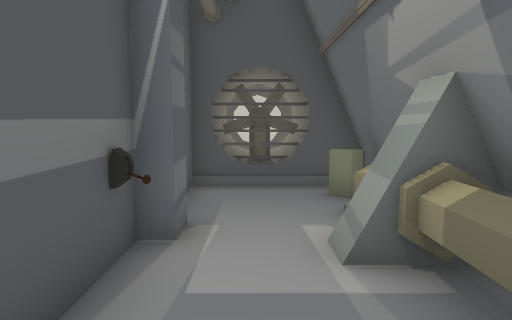
view 1 (above)

12 first-person views from a walk through a scene from a Unity 3-D project. The camera is 1.5 m above the floor, tilts 6° down and sees 70° across. The floor is counted in squares, 1 m on a side. Each view is taken from the middle of a square. On the plan, view 1 faces up. The plan holds only what a view shows up to about 16 squares ahead; the rest is blank. The place goes on beyond the plan. The player is left out.

view 2
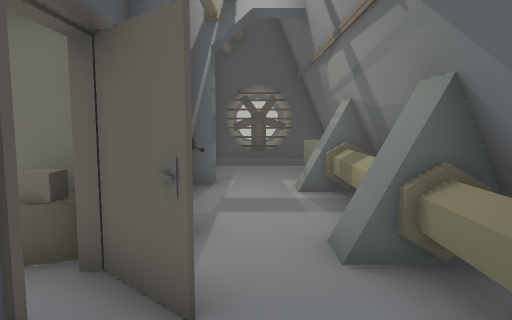

view 3
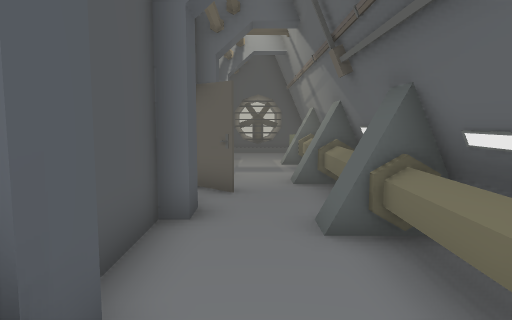

view 4
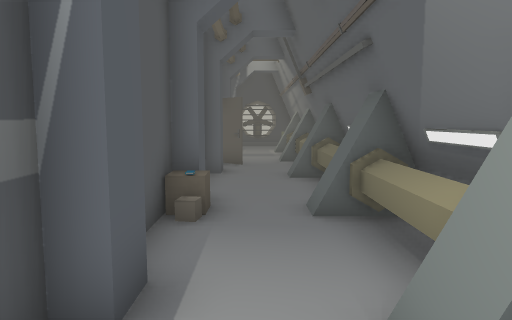

view 5
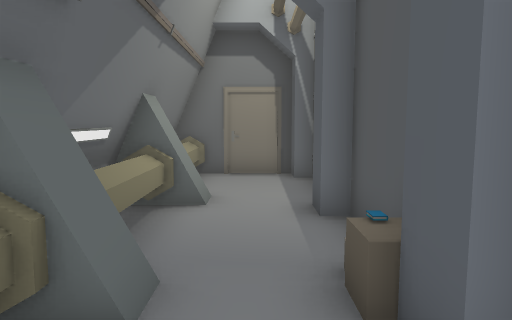

view 6
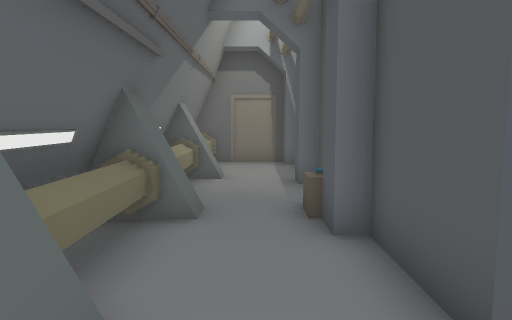

view 7
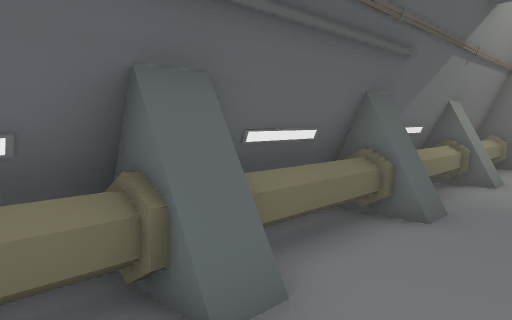

view 8
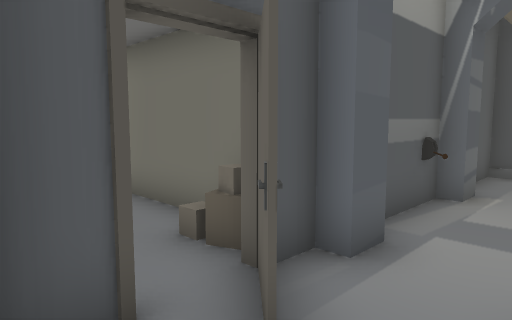

view 9
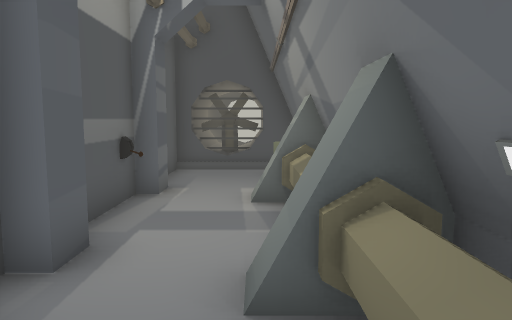

view 10
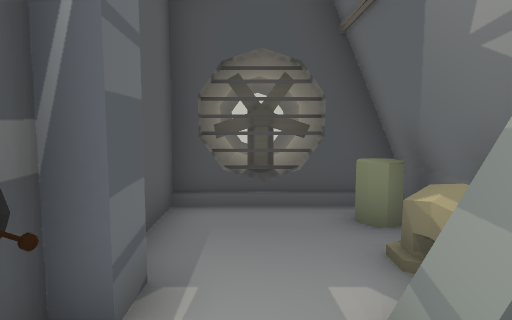

view 11
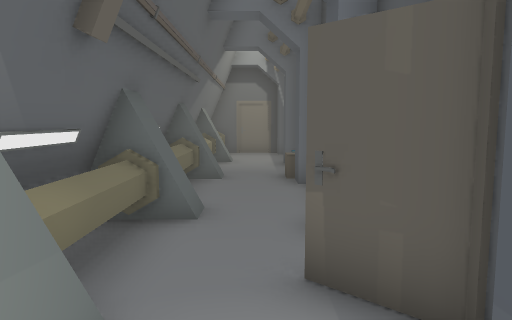

view 12
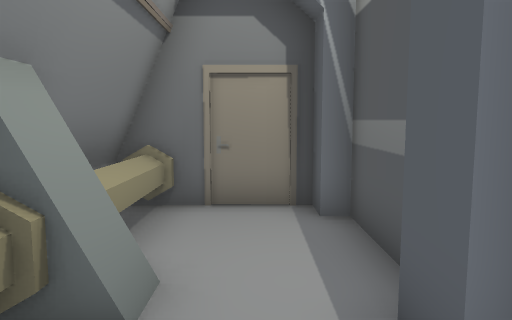

### Floor plan
Points are (right, up) in squares from view 1. A wall is a line through its corners. A room is listed if a view was taken in it or the views show most of it. See-through windows are left out.
Room 1 (views 1, 2, 5, 6, 7, 8, 9)
walls: (1, -3.5) (2.5, -3.5); (1.4, -3.3) (2.5, -3.3) (2.5, -1.6); (-1, -2.6) (-1, -3.5) (-1.5, -3.5) (-1.5, -6.7) (-1, -6.7) (-1, -7.5); (1.8, -4.4) (1.8, -3.5); (2.1, -3.6) (2.1, -2.4); (-0.4, -1.4) (-1.5, -0.4) (-0.4, -1.4); (2.1, -5.6) (2.1, -4.3); (-1.5, -1.7) (-1.5, -2.6); (2.1, -1.6) (2.1, -0.3); (1, -7.5) (2.5, -7.5) (2.5, -4.3) (1, -4.3); (2.5, -1.1) (2.5, -0.3) (1, -0.3); (1.6, -7.5) (1.6, 0.5); (1.8, -0.4) (1.8, 0.5); (2.1, -7.6) (2.1, -6.4)
low walls: (1, -4.3) (1, -3.5); (1.3, -4.4) (1.3, -3.3); (1.4, -4.4) (1.4, -3.3); (1.3, -0.4) (1.3, 0.5); (1, -0.3) (1, 0.5); (1.4, -0.4) (1.4, 0.5)
ways out: opening at (0, -8) to room 2; opening at (0, 0) to room 3; gap at (-2, -2)
Room 2 (views 3, 4, 12)
walls: (1, -11.5) (2.5, -11.5) (2.5, -10.4); (2.1, -11.5) (2.1, -10.4); (1.8, -12.4) (1.8, -11.5); (2.1, -9.6) (2.1, -8.3); (2.5, -10) (2.5, -8.3) (1, -8.3); (1.8, -8.4) (1.8, -7.5); (-1, -7.5) (-1.5, -7.5) (-1.5, -10.7) (-1, -10.7) (-1, -11.5) (-1.5, -11.5) (-1.5, -14.7) (-1, -14.7) (-1, -15.5) (2.5, -15.5); (1.6, -15.5) (1.6, -7.5); (2.5, -15.3) (2.5, -13.9); (2.1, -15.6) (2.1, -12.9)
low walls: (1, -12.4) (1, -11.5); (1.3, -12.4) (1.3, -11.5); (1.4, -12.4) (1.4, -11.5); (1, -8.3) (1, -7.5); (1.3, -8.4) (1.3, -7.5); (1.4, -8.4) (1.4, -7.5)
ways out: opening at (0, -8) to room 1
objects: box (-1, -8)
Room 3 (views 10, 11)
walls: (-1, 5.4) (-1, 4.5) (-1.5, 4.5) (-1.5, 2); (2.1, 5) (2.1, 8.5); (1.8, 3.6) (1.8, 4.5); (2.5, 5.6) (2.5, 8.5) (0.9, 8.5); (2.5, 2.6) (2.5, 3.7) (1, 3.7); (-0.7, 8.5) (-1.5, 8.5) (-1.5, 6.8); (1.3, 8.5) (1.3, 10.5); (-1, 1.4) (-1, 0.5); (1.2, 8.9) (-1.1, 8.9); (2.1, 1.2) (2.1, 3.7); (0.4, 9.6) (-0.2, 9.6); (1.6, 0.5) (1.6, 6); (-1, 10.5) (-1, 8.5)
low walls: (1, 3.7) (1, 4.5); (1.3, 3.6) (1.3, 4.5); (1.4, 3.6) (1.4, 4.5); (0.9, 8.5) (0.9, 10.5); (1, 8.5) (1, 10.5); (-0.7, 10.5) (-0.7, 8.5); (-0.8, 10.5) (-0.8, 8.5)
ways out: opening at (0, 0) to room 1
objects: other object (-1, 4); other object (0, 9); other object (2, 7)

Where each view was taken, in squares from view 1:
view 1: 0 up, 0 right, facing up
view 2: 4 down, 0 right, facing up
view 3: 9 down, 0 right, facing up
view 4: 14 down, 0 right, facing up
view 5: 5 down, 0 right, facing down
view 6: 2 down, 0 right, facing down
view 7: 2 down, 1 left, facing down-right
view 8: 3 down, 1 right, facing up-left
view 9: 3 down, 1 right, facing up
view 10: 2 up, 0 right, facing up
view 11: 2 up, 0 right, facing down
view 12: 9 down, 0 right, facing down
